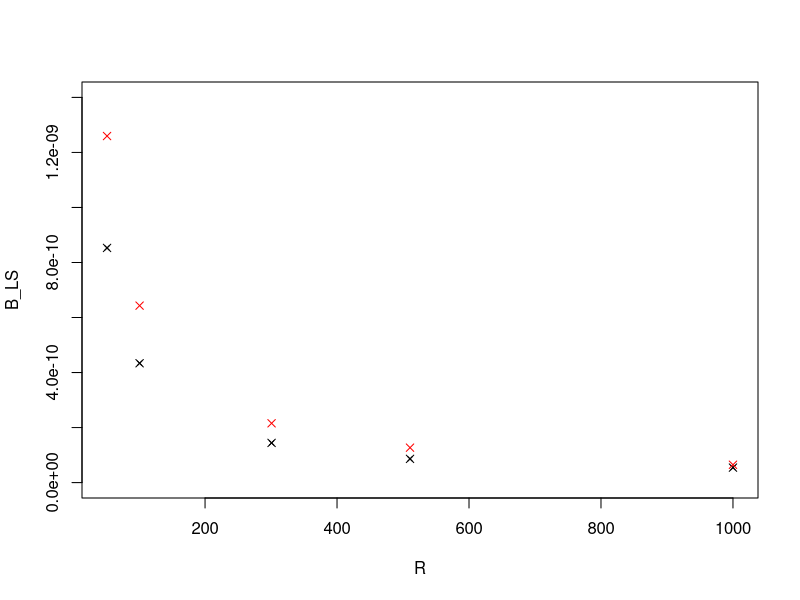
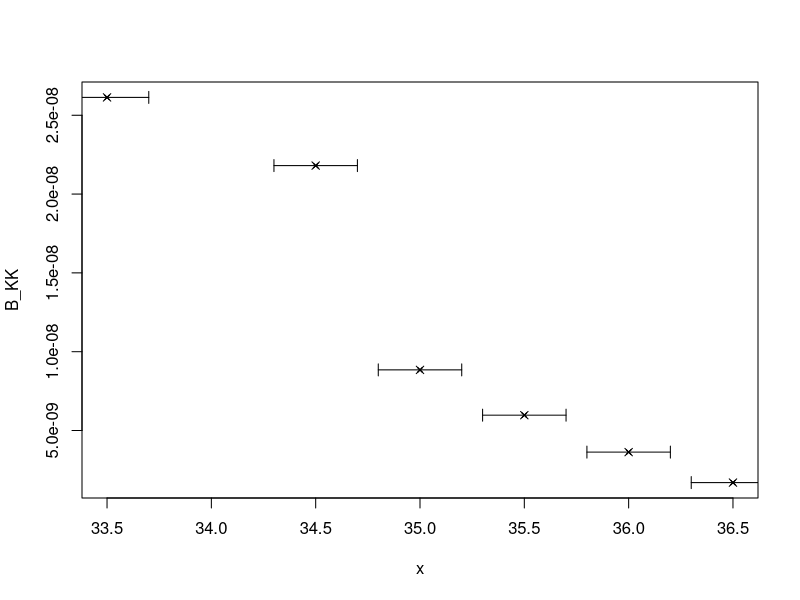

These charts were generated, in order, by the following R code:
library("Hmisc")
library("plotrix")

F = 9.3 * 10^-9
Si = 1.9
mu_0 = 4*pi*10^-7
U = 2.68
A = pi*0.002^2

# Leiterschleife
#Magnetfeld
a_LS <- c(-0.3485069, -0.1772445, -0.05893693, -0.0352345, 0.02223518)
s_a_LS <- c(0.0004740048, 0.0002890753, 0.0002707528, 0.0004135886, 0.0003707150)
B_LS = abs(F*a_LS/(2*Si))
s_B_LS = (s_a_LS/a_LS)*B_LS
R <- c(51.47, 100.8, 300.8, 510.6, 1000)
plot(R, B_LS, pch=4, ylim = c(0, 14*10^-10))
plotCI (R, B_LS, uiw=s_B_LS , err="B_LS" , pch=4, cex=0.6 ,add=TRUE)

#Dipol

z_LS = sqrt(4.7^2 + 0.1^2)*10^-2
s_z_LS = 0.2*10^-2
p_LS = (2*pi*B_LS*z_LS^3)/mu_0

s_p_LS = p_LS * sqrt((s_B_LS/B_LS)^2 + 3*(s_z_LS/z_LS)^2)

#Theorie

p_theo = A*U/R
B_theo = (mu_0/(2*pi))*(p_theo/z_LS^3)
points(R, B_theo, pch=4, col="red")

#random Shit - gleiche Reihenfolge wie.txt
#Magnetfeld

a_RS <- c(1.5468670, 0.1211425, 0.4497760, 1.0042261, -0.3500509)
s_a_RS <- c(0.0079674875, 0.0011208778, 0.0006547072, 0.0024883093, 0.001887523)
B_RS = abs(F*a_RS/(2*Si))
s_B_RS = (s_a_RS/a_RS)*B_RS

#Dipol
z_RS1 = sqrt(4.7^2 + 6.5^2)*10^-2
z_RS2 = sqrt(4.7^2 + 4.5^2)*10^-2
z_RS <- c (z_RS1, z_RS1, z_RS1, z_RS2, z_RS1)
s_z_RS = 0.2*10^-2

p_RS = (2*pi*B_RS*z_RS^3)/mu_0
s_p_RS = p_RS * sqrt((s_B_RS/B_RS)^2 + 3*(s_z_RS/z_RS)^2)

#Kronkorken

#Magnetfeld
a_KK <- c(10.6775694, -8.9101144, 3.6145876, 2.4405903, -1.4831742, -0.6929581)
s_a_KK <- c(0.0597263308, 0.0246627915, 0.0125814955, 0.0133117778, 0.0071175290, 0.005957833)
B_KK = abs(F*a_KK/(2*Si))
s_B_KK = (s_a_KK/a_KK)*B_KK

x <- c(33.5, 34.5, 35.0, 35.5, 36.0, 36.5)
s_x <- c(0.2, 0.2, 0.2, 0.2, 0.2, 0.2)

plot(x, B_KK, pch=4)
plotCI (x, B_KK, uiw=s_B_KK , err="B_KK" , pch=4, cex=0.6 ,add=TRUE)
plotCI (x, B_KK, uiw=s_x , err="x" , pch=4, cex=0.6 ,add=TRUE)

#Dipol

z_KK = sqrt(4.7^2 + (x-28.5)^2)*10^-2
s_z_KK = 0.2*10^-2

p_KK = (2*pi*B_KK*z_KK^3)/mu_0
s_p_KK = p_KK * sqrt((s_B_KK/B_KK)^2 + 3*(s_z_KK/z_KK)^2)
